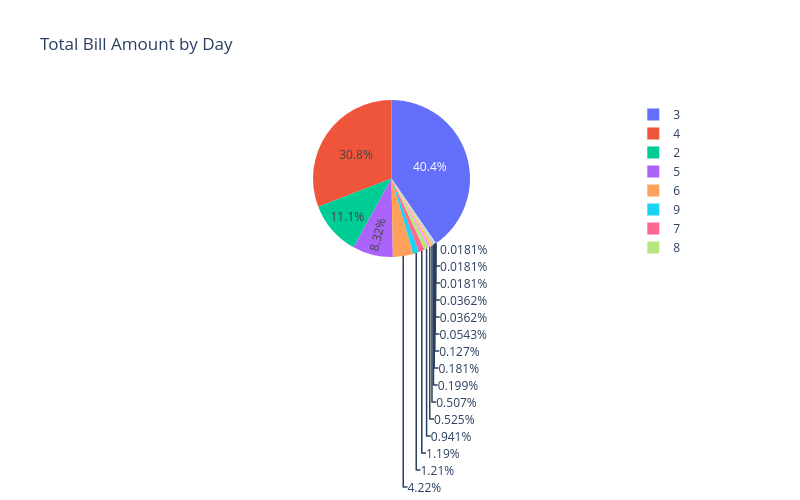

Notebook cell for this chart:
### Markdown cell above
# 4. Pie Chart

### Code cell
fig = px.pie(data_frame= new_df, names= 'bedrooms', title= 'Total Bill Amount by Day')
fig.update_layout(width=800,
    height=500
)
fig.show()

### Figure 1 — Plotly figure (JSON) as saved in the notebook; plotly's stock layout.template omitted (floating-point values rounded to 4 significant figures; data arrays with more than 128 entries replaced by an {"elided": "..."} marker saying what was removed)
{"data": [{"domain": {"x": [0, 1], "y": [0, 1]}, "hovertemplate": "bedrooms=%{label}<extra></extra>", "labels": {"elided": "5527 int values"}, "legendgroup": "", "name": "", "showlegend": true, "type": "pie"}], "layout": {"height": 500, "legend": {"tracegroupgap": 0}, "title": {"text": "Total Bill Amount by Day"}, "width": 800}}
